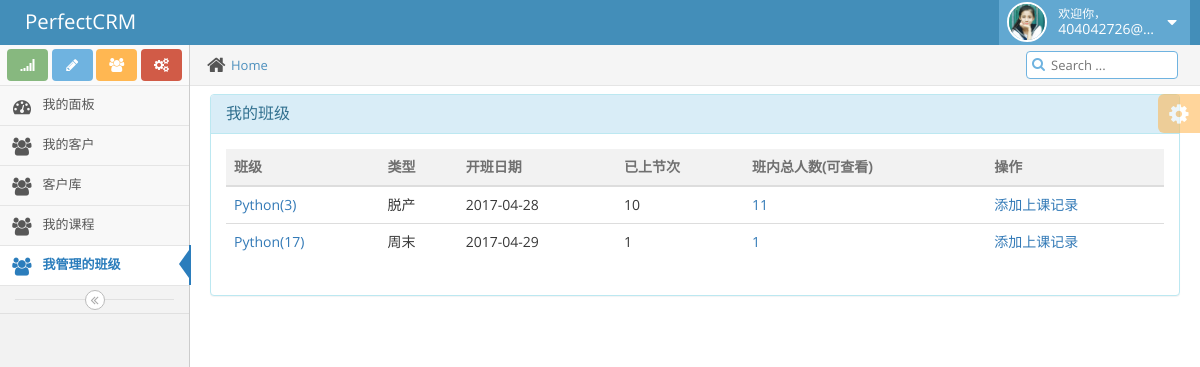
/teacher/mycls/ (signed in), run on the app's committed database.
### repository/models.py (models this page shows, shortened)
class UserProfile(AbstractBaseUser, PermissionsMixin):
    email = models.EmailField(
        verbose_name='email address',
        max_length=255,
        unique=True,
    )
    name = models.CharField(max_length=64, verbose_name="姓名")
    is_active = models.BooleanField(default=True)
    is_staff = models.BooleanField(default=True)
    role = models.ManyToManyField("Role", blank=True, null=True)
    objects = UserProfileManager()
    USERNAME_FIELD = 'email'
    REQUIRED_FIELDS = ['name']
    def __str__(self):
        return self.email
    class Meta:
        permissions = (
            ('crm_table_list', '可以查看kingadmin每张表里所有的数据'),
            ('crm_table_list_view', '可以访问kingadmin表里每条数据的修改页'),
            ('crm_table_list_change', '可以对kingadmin表里的每条数据进行修改'),
            ('crm_table_obj_add_view', '可以访问kingadmin每张表的数据增加页'),
            ('crm_table_obj_add', '可以对kingadmin每张表进行数据添加'),
        )

class Menus(models.Model):
    name = models.CharField(max_length=64)
    url_type_choices = ((0, 'absolute'), (1, 'dynamic'))
    url_type = models.SmallIntegerField(choices=url_type_choices, default=0)
    url_name = models.CharField(max_length=128)
    class Meta:
        unique_together = ('name', 'url_name')

class ClassList(models.Model):
    branch = models.ForeignKey("Branch")
    course = models.ForeignKey("Course")
    class_type_choices = ((0, '脱产'), (1, '周末'), (2, '网络班'))
    class_type = models.SmallIntegerField(choices=class_type_choices, default=0)
    semester = models.SmallIntegerField(verbose_name="学期")
    teachers = models.ManyToManyField("UserProfile", verbose_name="讲师")
    contract_template = models.ForeignKey("ContractTemplate", blank=True, null=True)  # 讲师忽略
    start_date = models.DateField("开班日期")
    graduate_date = models.DateField("毕业日期", blank=True, null=True)
    class Meta:
        unique_together = ('branch', 'class_type', 'course', 'semester')

class Course(models.Model):
    name = models.CharField(verbose_name='课程名称', max_length=64, unique=True)
    price = models.PositiveSmallIntegerField()
    period = models.PositiveSmallIntegerField(verbose_name="课程周期(月)", default=5)
    outline = models.TextField(verbose_name="大纲")

### teacher/views.py (the view)
class TeacherView(View):
    @method_decorator(csrf_exempt)
    def dispatch(self, request, *args, **kwargs):
        return super(TeacherView, self).dispatch(request, *args, **kwargs)
    @method_decorator(login_required)
    def get(self, request, *args, **kwargs):
        my_class = models.ClassList.objects.filter(teachers=request.user)
        return render(request, 'teacher/mycls.html', {'my_class': my_class})

### templates/teacher/mycls.html
{% extends 'public/_public.html' %}
{% block page_content %}
    <div class="panel panel-info">
        <div class="panel-heading">
            <h3 class="panel-title">我的班级</h3>
        </div>
        <div class="panel-body">
            <table class="table table-hover">
                <thead>
                    <tr>
                        <th>班级</th>
                        <th>类型</th>
                        <th>开班日期</th>
                        <th>已上节次</th>
                        <th>班内总人数(可查看)</th>
                        <th>操作</th>
                    </tr>
                </thead>
                <tbody>
                {% for cls in my_class %}
                    <tr>
                        <td><a href="/teacher/mycls-{{ cls.id }}/">{{ cls.course.name }}({{ cls.semester }})</a></td>
                        <td>{{ cls.get_class_type_display }}</td>
                        <td>{{ cls.start_date | date:"Y-m-d" }}</td>
                        <td>{{ cls.courserecord_set.all.count }}</td>
                        <td>
                            <a href="/teacher/mycls/{{ cls.id }}/stu_list/">{{ cls.student_set.all.count }}</a>
                        </td>
                        <td><a href="/teacher/mycls/add-{{ cls.id }}-course-record/">添加上课记录</a></td>
                    </tr>
                {% endfor %}
                </tbody>
            </table>
        </div>
    </div>
{% endblock %}

### templates/public/_public.html (shortened to what this page needs)
{% extends 'public/base.html' %}
{% load staticfiles %}
{% block body %}
    <div class="navbar navbar-default" id="navbar">
        <div class="navbar-container" id="navbar-container">
            <div class="navbar-header pull-left">
                <a href="#" class="navbar-brand">
                    <small>
                        PerfectCRM
                    </small>
                </a>
            </div>
            <div class="navbar-buttons navbar-header pull-right" role="navigation">
                <ul class="nav ace-nav">
                    <li class="light-blue">
                        <a data-toggle="dropdown" href="#" class="dropdown-toggle">
                            <img class="nav-user-photo" src="{% static 'imgs/girl.jpg' %}">
                            <span class="user-info">
                        <small>欢迎你，</small>
                        {{ request.user }}
                    </span>
                            <i class="ace-icon fa fa-caret-down"></i>
                        </a>
                    </li>
                </ul>
            </div>
        </div>
    </div>
    <div class="main-container" id="main-container">
        <div class="sidebar responsive" id="sidebar">
            <div class="sidebar-shortcuts" id="sidebar-shortcuts">
                <div class="sidebar-shortcuts-large" id="sidebar-shortcuts-large">
                    <button class="btn btn-success">
                        <i class="ace-icon fa fa-signal"></i>
                    </button>
                    <button class="btn btn-info">
                        <i class="ace-icon fa fa-pencil"></i>
                    </button>
                    <button class="btn btn-warning">
                        <i class="ace-icon fa fa-users"></i>
                    </button>
                    <button class="btn btn-danger">
                        <i class="ace-icon fa fa-cogs"></i>
                    </button>
                </div>
            </div>
            <ul class="nav nav-list">
                <li class="">
                    <a href="/bossadmin/">
                        <i class="menu-icon fa fa-tachometer"></i>
                        <span class="menu-text"> 我的面板 </span>
                    </a>
                </li>
                {% for role in request.user.role.select_related %}
                    {% for menu in role.menus.select_related %}
                        <li class="">
                            <a href="{% if menu.url_type == 0 %}{{ menu.url_name }}{% else %}{% url menu.url_name %}{% endif %}">
                                <i class="menu-icon fa fa-users"></i>
                                {{ menu.name }}
                            </a>
                        </li>
                    {% endfor %}
                {% endfor %}
            </ul>
            <div class="sidebar-toggle sidebar-collapse" id="sidebar-collapse">
                <i class="ace-icon fa fa-angle-double-left" data-icon1="ace-icon fa fa-angle-double-left"
                   data-icon2="ace-icon fa fa-angle-double-right"></i>
            </div>
        </div>
        <div class="main-content">
            <div class="breadcrumbs" id="breadcrumbs">
                <ul class="breadcrumb">
                    <li>
                        <i class="ace-icon fa fa-home home-icon"></i>
                        <a href="#">{% block path %}Home{% endblock %}</a>
                    </li>
                </ul>
                <div class="nav-search" id="nav-search">
                    <form class="form-search">
                            <span class="input-icon">
                                <input placeholder="Search ..." class="nav-search-input"
                                       autocomplete="off" type="text">
                                <i class="ace-icon fa fa-search nav-search-icon"></i>
                            </span>
                    </form>
                </div>
            </div>
            <div class="page-content">
                <div class="ace-settings-container" id="ace-settings-container">
                    <div class="btn btn-app btn-xs btn-warning ace-settings-btn" id="ace-settings-btn">
                        <i class="ace-icon fa fa-cog bigger-150"></i>
                    </div>
                </div>
                <div class="page-content-area">
                    <div class="row">
                        <div class="col-xs-12">
                            {% block page_content %}{% endblock %}
                        </div>
                    </div>
                </div>
            </div>
        </div>
    </div>
{% endblock %}

### templates/public/base.html (shortened to what this page needs)
{% load staticfiles %}
<!DOCTYPE html>
<html lang="en"><head>
    <link rel="stylesheet" href="{% static 'plugins/bootstrap/css/bootstrap.css' %}">
    <link rel="stylesheet" href="{% static 'plugins/font-awesome/css/font-awesome.css' %}">
    <link rel="stylesheet" href="{% static 'css/ace-fonts.css' %}">
    <link rel="stylesheet" href="{% static 'css/ace.css' %}" id="main-ace-style">
    <link rel="stylesheet" href="{% static 'css/ace-skins.css' %}">
    <link rel="stylesheet" href="{% static 'css/ace-rtl.css' %}">
</head>
<body class="no-skin">
{% block body %}
{% endblock %}
</body>
</html>

### templates/public/base.html (style rules this page uses)
body { font-size: 14px; }
.table > thead > tr { background-image: none; }

### data on the page
UserProfile: user "404042726@…"
Menus: name "我的客户"
Menus: name "客户库"
Menus: name "我的课程"
Menus: name "我管理的班级"
ClassList: course.name "Python", semester "3", class_type "脱产", start_date "2017-04-28", courserecord_set.all.count "10", student_set.all.count "11"
ClassList: course.name "Python", semester "17", class_type "周末", start_date "2017-04-29", courserecord_set.all.count "1", student_set.all.count "1"
